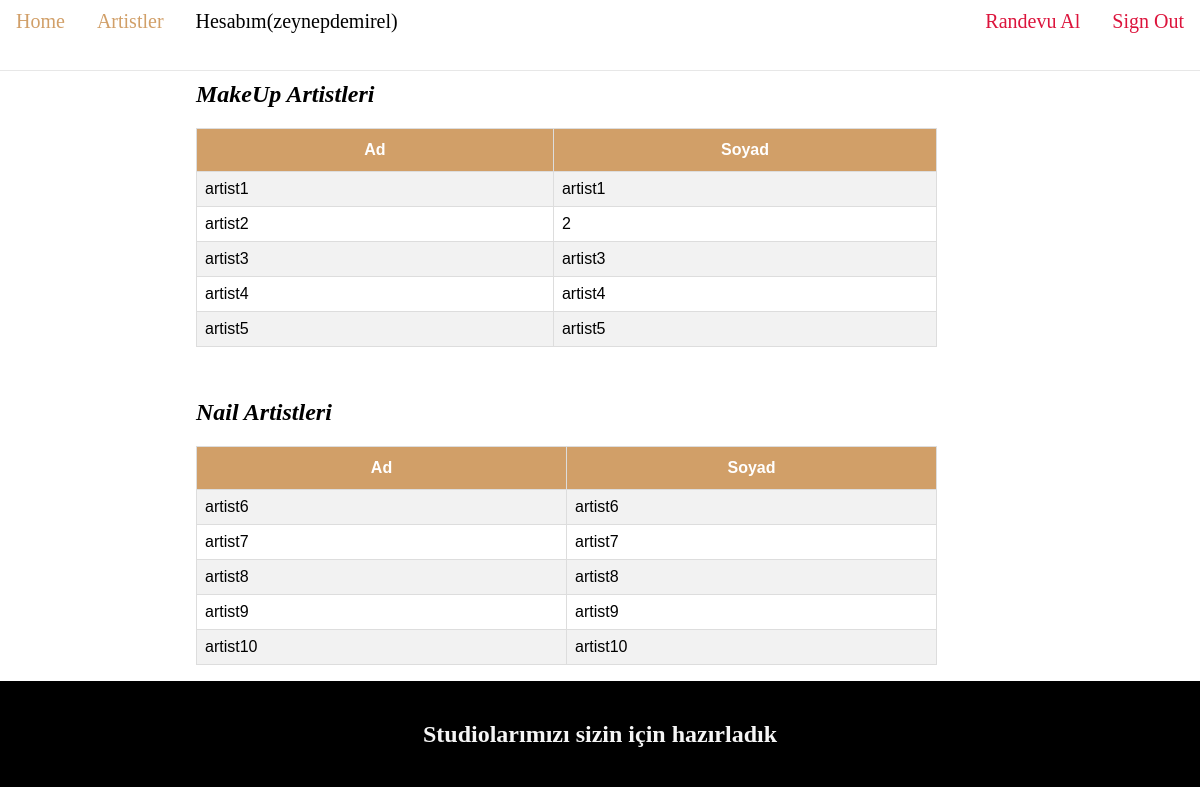
/kuafor_randevu_sistemi/pages/artist.php (signed in), run on the app's committed database.
### tables this page shows
CREATE TABLE `artist` (
  `artist_id` int NOT NULL AUTO_INCREMENT,
  `firstName` varchar(45) NOT NULL,
  `lastName` varchar(45) NOT NULL,
  `position` int NOT NULL,
  PRIMARY KEY (`artist_id`),
  KEY `fk_process` (`position`),
  CONSTRAINT `fk_process` FOREIGN KEY (`position`) REFERENCES `kind-of-process` (`id`) ON DELETE CASCADE ON UPDATE CASCADE
);

### kuafor_randevu_sistemi/listMakeUpArtist.php (the view, shortened to what this page needs)
<?php
include "config.php";
$sorgu = $mysqli->query("SELECT firstName, lastName FROM kuafor_randevu.artist where position=1");
if ($sorgu->num_rows > 0) {
    echo "<table><tr><th>Ad</th><th>Soyad</th></tr>";
    while($row = $sorgu->fetch_assoc()) {
        echo "<tr><td> " . $row["firstName"] . "</td><td>" . $row["lastName"] . "</td></tr>";
    }
    echo "</table>";
}
?>

### kuafor_randevu_sistemi/listNailArtist.php (shortened to what this page needs)
<?php
include "config.php";
$sorgu = $mysqli->query("SELECT firstName, lastName FROM kuafor_randevu.artist where position=2");
if ($sorgu->num_rows > 0) {
    echo "<table><tr><th>Ad</th><th>Soyad</th></tr>";
    while($row = $sorgu->fetch_assoc()) {
        echo "<tr><td> " . $row["firstName"] . "</td><td>" . $row["lastName"] . "</td></tr>";
    }
    echo "</table>";
}
?>

### kuafor_randevu_sistemi/pages/artist.php (style rules this page uses)
* { box-sizing: border-box; }
body { margin: 0; }
table { font-family: Arial, Helvetica, sans-serif; border-collapse: collapse; width: 75%; }
td, th { border: 1px solid #ddd; padding: 8px; }
tr:nth-child(even) { background-color: #f2f2f2; }
th { padding-top: 12px; padding-bottom: 12px; text-align: center; background-color: #d19f68; color: white; }

### data on the page
artist: firstName "artist1", lastName "artist1"
artist: firstName "artist2", lastName "2"
artist: firstName "artist3", lastName "artist3"
artist: firstName "artist4", lastName "artist4"
artist: firstName "artist5", lastName "artist5"
artist: firstName "artist6", lastName "artist6"
artist: firstName "artist7", lastName "artist7"
artist: firstName "artist8", lastName "artist8"
artist: firstName "artist9", lastName "artist9"
artist: firstName "artist10", lastName "artist10"

### other printed values
$_SESSION["name"] "zeynep"
$_SESSION["lastname"] "demirel"
